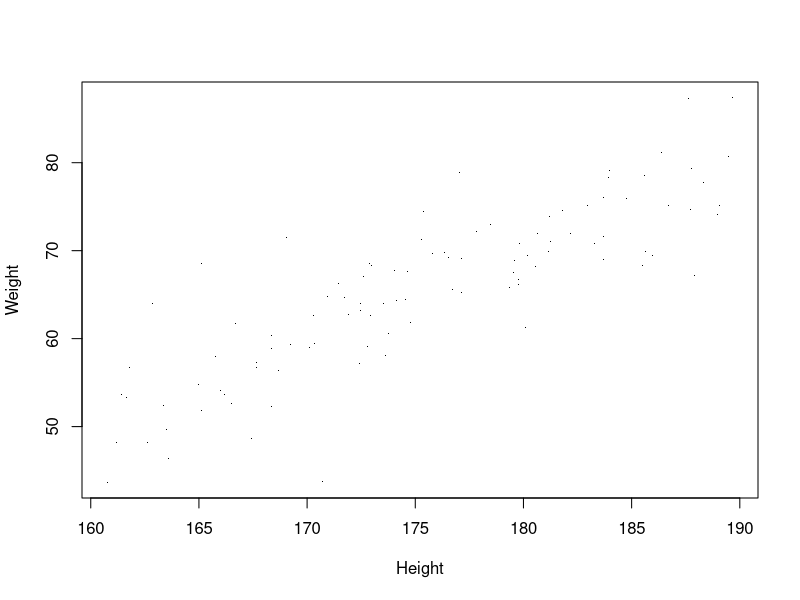
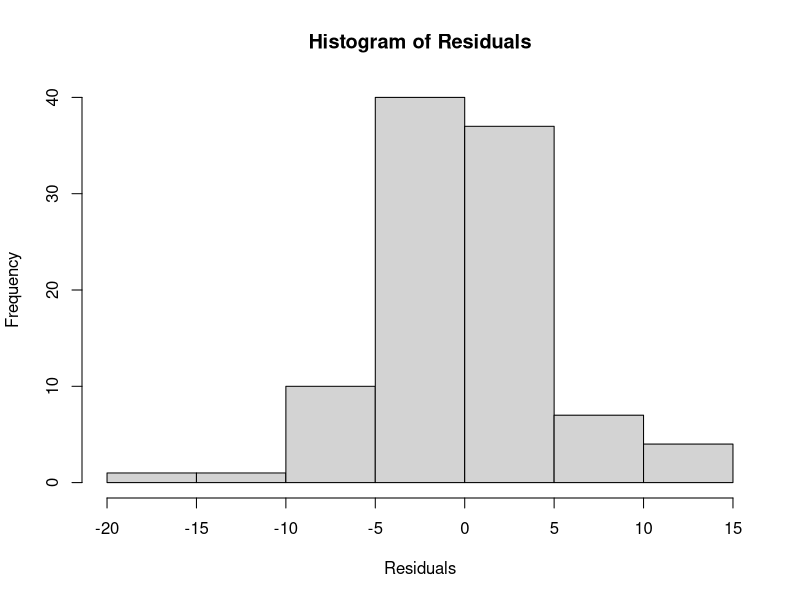
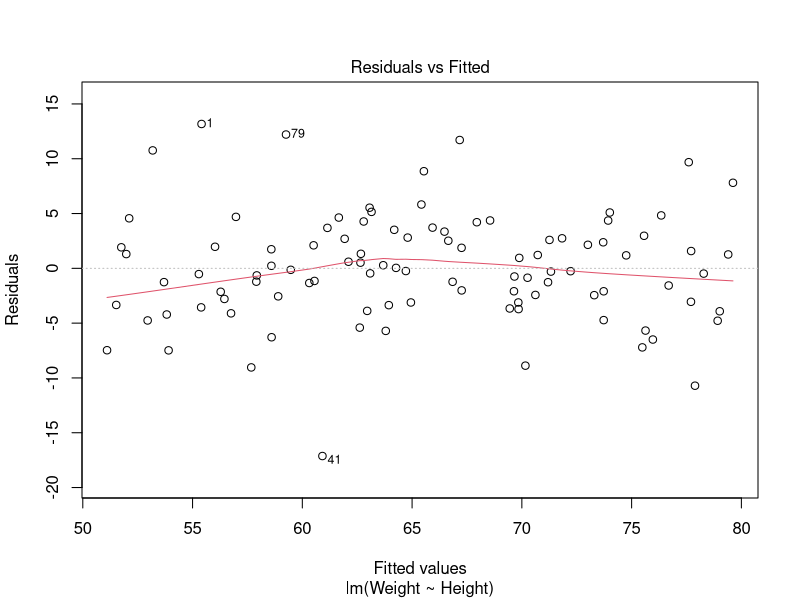
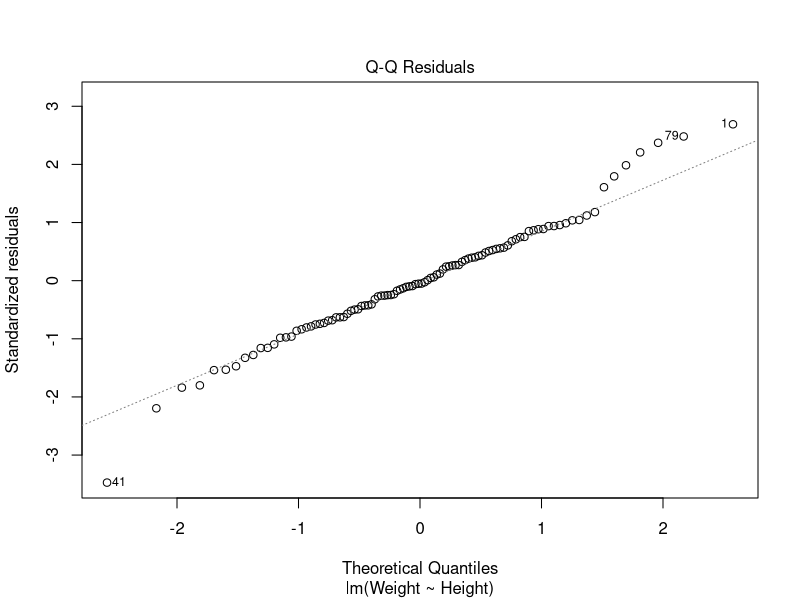
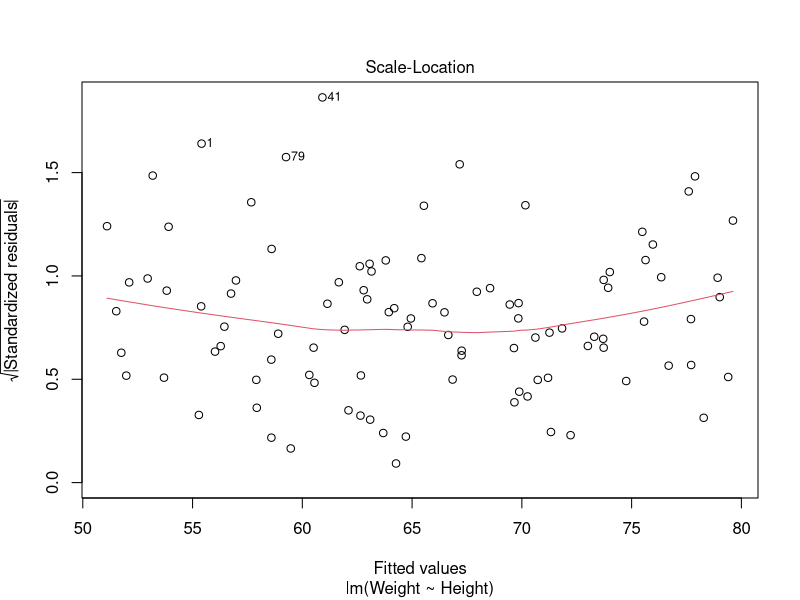
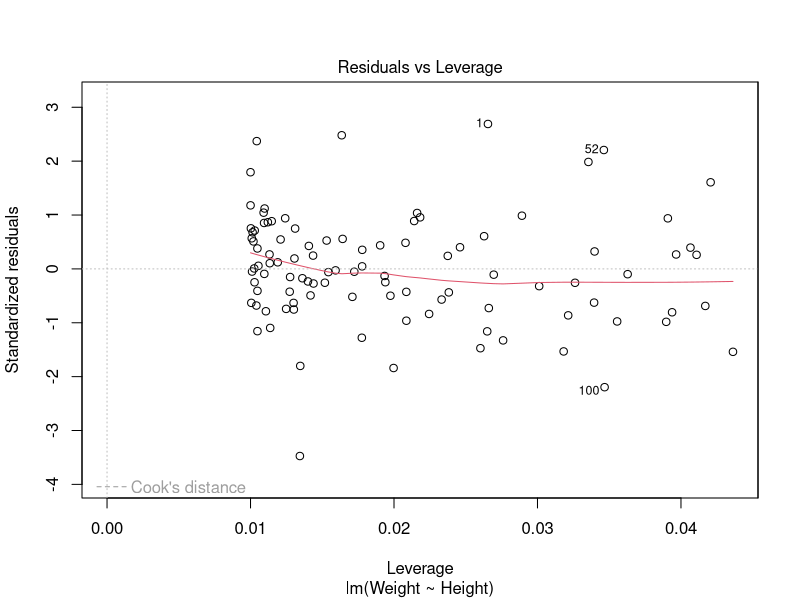
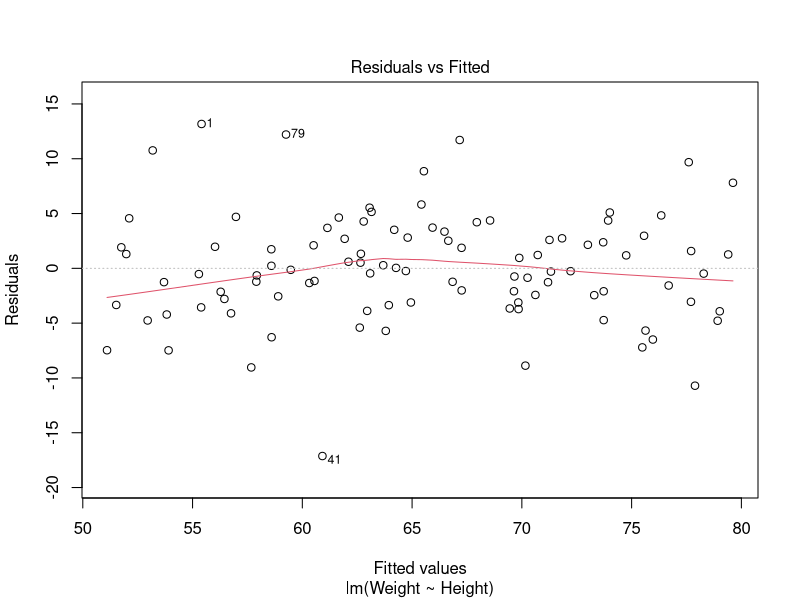
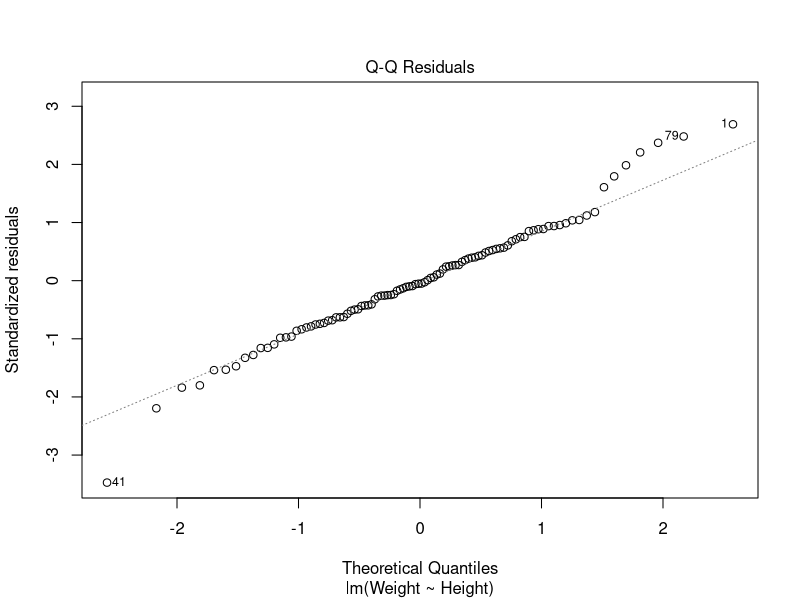

The R source for these figures, in order:
## линейная регрессия
N<-100

Height<-runif(n=N, 160, 190)

Weight=-110 + 1*Height

# Y=a+b*x
# Y=a+b*x + Epslion

Weight=-110 + 1*Height + rnorm(N, mean=0, sd=5)

plot(Weight~Height, pch='.')

Data<-data.frame(Weight=Weight, Height=Height)

Model1<-lm(Weight~Height, data=Data)

summary(Model1)

#var(Weight)
#1-4.889^2/102
#var(residuals(Model1))

Residuals<-residuals(Model1)
hist(Residuals)
sd(Residuals)

plot(Model1)

#Data[1,1]<-150
#Data[1,2]<-30
#Data[2,1]<-150
#Data[2,2]<-30
Model1<-lm(Weight~Height, data=Data)
plot(Model1)

# проверяем влияет ли рост на вес
# делаем модель без роста
Model2<-lm(Weight~1, data=Data)
summary(Model2)

# сравниваем
anova(Model1, Model2)
AIC(Model1, Model2)
# разница больше трех - значит модель с меньшим значением лучше
# если разница три, это значит p-level 0.05


N<-100

HeightM<-runif(n=N, 160, 190)
HeightF<-runif(n=N, 160, 190)

WeightM=-100 + 1.05*HeightM + rnorm(N, mean=0, sd=5)
WeightF=-110 + 1*HeightF + rnorm(N, mean=0, sd=5)

plot(Weight~Height, pch='.')

DataF<-data.frame(Weight=WeightF, Height=HeightF, Sex='F')
DataM<-data.frame(Weight=WeightM, Height=HeightM, Sex='M')

Data<-rbind(DataF, DataM)
head(Data)
tail(Data)

Model3<-lm(Weight~Height*Sex, data=Data)
summary(Model3)














